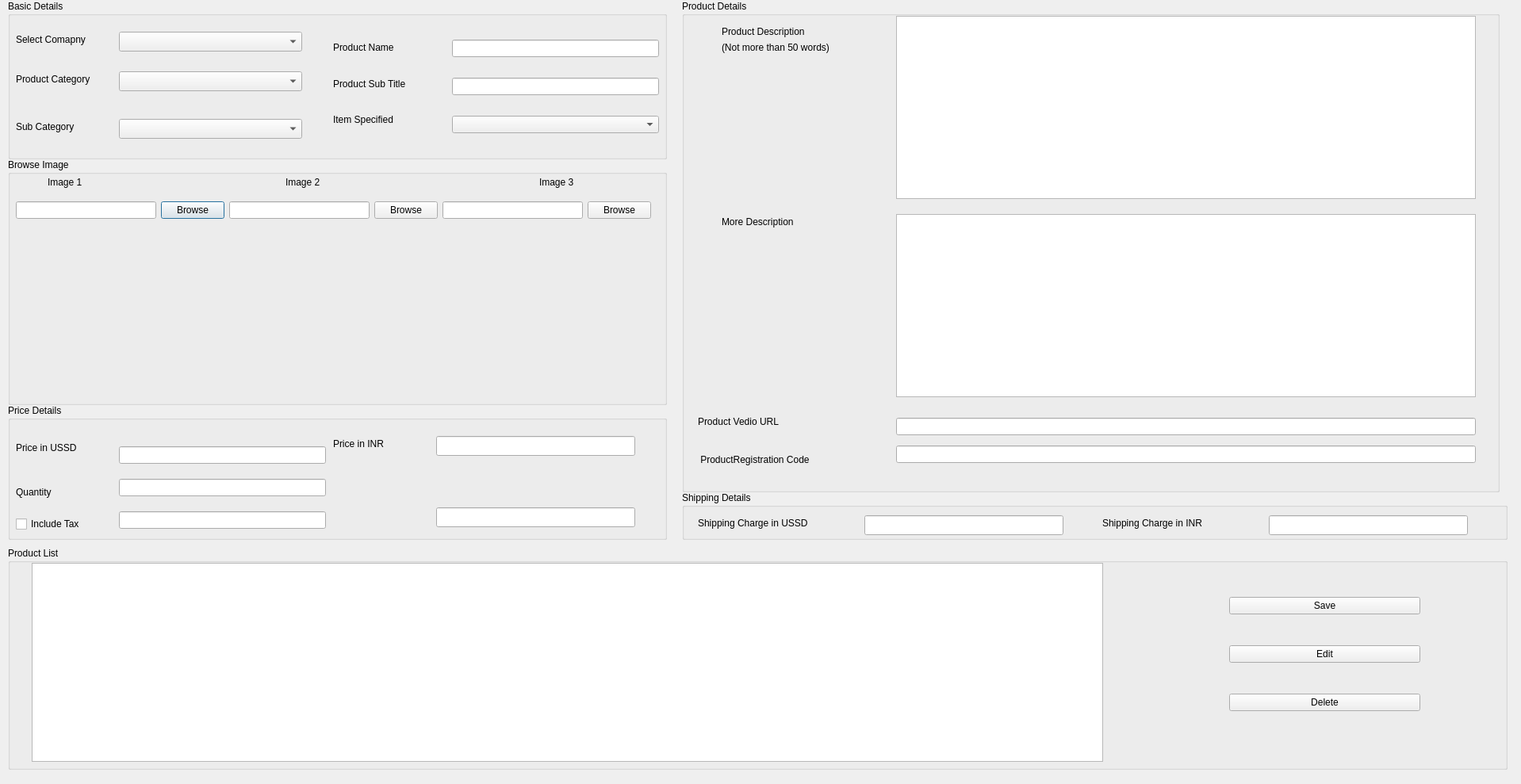
<?xml version="1.0" encoding="UTF-8"?>
<ui version="4.0">
 <class>AUDProductsDlg</class>
 <widget class="QDialog" name="AUDProductsDlg">
  <property name="geometry">
   <rect>
    <x>0</x>
    <y>0</y>
    <width>1918</width>
    <height>989</height>
   </rect>
  </property>
  <property name="windowTitle">
   <string>Dialog</string>
  </property>
  <widget class="QGroupBox" name="groupBox">
   <property name="geometry">
    <rect>
     <x>10</x>
     <y>0</y>
     <width>831</width>
     <height>201</height>
    </rect>
   </property>
   <property name="title">
    <string>Basic Details</string>
   </property>
   <widget class="QLabel" name="label">
    <property name="geometry">
     <rect>
      <x>10</x>
      <y>40</y>
      <width>131</width>
      <height>20</height>
     </rect>
    </property>
    <property name="text">
     <string>Select Comapny</string>
    </property>
   </widget>
   <widget class="QComboBox" name="comboBoxCo1">
    <property name="geometry">
     <rect>
      <x>140</x>
      <y>40</y>
      <width>231</width>
      <height>25</height>
     </rect>
    </property>
   </widget>
   <widget class="QLabel" name="label_2">
    <property name="geometry">
     <rect>
      <x>10</x>
      <y>90</y>
      <width>121</width>
      <height>20</height>
     </rect>
    </property>
    <property name="text">
     <string>Product Category</string>
    </property>
   </widget>
   <widget class="QComboBox" name="comboBoxCat">
    <property name="geometry">
     <rect>
      <x>140</x>
      <y>90</y>
      <width>231</width>
      <height>25</height>
     </rect>
    </property>
   </widget>
   <widget class="QLabel" name="label_3">
    <property name="geometry">
     <rect>
      <x>10</x>
      <y>150</y>
      <width>101</width>
      <height>20</height>
     </rect>
    </property>
    <property name="text">
     <string>Sub Category</string>
    </property>
   </widget>
   <widget class="QComboBox" name="comboBoxSubCat">
    <property name="geometry">
     <rect>
      <x>140</x>
      <y>150</y>
      <width>231</width>
      <height>25</height>
     </rect>
    </property>
   </widget>
   <widget class="QWidget" name="layoutWidget">
    <property name="geometry">
     <rect>
      <x>560</x>
      <y>30</y>
      <width>261</width>
      <height>161</height>
     </rect>
    </property>
    <layout class="QVBoxLayout" name="verticalLayout">
     <item>
      <widget class="QLineEdit" name="lineEditProductName"/>
     </item>
     <item>
      <widget class="QLineEdit" name="lineEditProSubName"/>
     </item>
     <item>
      <widget class="QComboBox" name="comboBoxItemSpec"/>
     </item>
    </layout>
   </widget>
   <widget class="QWidget" name="layoutWidget">
    <property name="geometry">
     <rect>
      <x>410</x>
      <y>40</y>
      <width>141</width>
      <height>131</height>
     </rect>
    </property>
    <layout class="QVBoxLayout" name="verticalLayout_2">
     <item>
      <widget class="QLabel" name="label_8">
       <property name="text">
        <string>Product Name</string>
       </property>
      </widget>
     </item>
     <item>
      <widget class="QLabel" name="label_14">
       <property name="text">
        <string>Product Sub Title</string>
       </property>
      </widget>
     </item>
     <item>
      <widget class="QLabel" name="label_7">
       <property name="text">
        <string>Item Specified</string>
       </property>
      </widget>
     </item>
    </layout>
   </widget>
  </widget>
  <widget class="QGroupBox" name="groupBox_2">
   <property name="geometry">
    <rect>
     <x>10</x>
     <y>200</y>
     <width>831</width>
     <height>311</height>
    </rect>
   </property>
   <property name="title">
    <string>Browse Image</string>
   </property>
   <widget class="QLabel" name="label_15">
    <property name="geometry">
     <rect>
      <x>50</x>
      <y>20</y>
      <width>63</width>
      <height>20</height>
     </rect>
    </property>
    <property name="text">
     <string>Image 1</string>
    </property>
   </widget>
   <widget class="QLabel" name="label_16">
    <property name="geometry">
     <rect>
      <x>350</x>
      <y>20</y>
      <width>63</width>
      <height>20</height>
     </rect>
    </property>
    <property name="text">
     <string>Image 2</string>
    </property>
   </widget>
   <widget class="QLabel" name="label_17">
    <property name="geometry">
     <rect>
      <x>670</x>
      <y>20</y>
      <width>63</width>
      <height>20</height>
     </rect>
    </property>
    <property name="text">
     <string>Image 3</string>
    </property>
   </widget>
   <widget class="QWidget" name="layoutWidget">
    <property name="geometry">
     <rect>
      <x>10</x>
      <y>50</y>
      <width>801</width>
      <height>31</height>
     </rect>
    </property>
    <layout class="QHBoxLayout" name="horizontalLayout">
     <item>
      <widget class="QLineEdit" name="lineEditIMG1"/>
     </item>
     <item>
      <widget class="QPushButton" name="pushButton">
       <property name="text">
        <string>Browse</string>
       </property>
      </widget>
     </item>
     <item>
      <widget class="QLineEdit" name="lineEditIMG2"/>
     </item>
     <item>
      <widget class="QPushButton" name="pushButton_IMG2">
       <property name="text">
        <string>Browse</string>
       </property>
      </widget>
     </item>
     <item>
      <widget class="QLineEdit" name="lineEditIMG3"/>
     </item>
     <item>
      <widget class="QPushButton" name="pushButton_IMG3">
       <property name="text">
        <string>Browse</string>
       </property>
      </widget>
     </item>
    </layout>
   </widget>
   <widget class="QLabel" name="label_IMG1">
    <property name="geometry">
     <rect>
      <x>20</x>
      <y>90</y>
      <width>241</width>
      <height>201</height>
     </rect>
    </property>
    <property name="text">
     <string/>
    </property>
   </widget>
   <widget class="QLabel" name="label_IMG1_2">
    <property name="geometry">
     <rect>
      <x>280</x>
      <y>100</y>
      <width>241</width>
      <height>201</height>
     </rect>
    </property>
    <property name="text">
     <string/>
    </property>
   </widget>
   <widget class="QLabel" name="label_IMG1_3">
    <property name="geometry">
     <rect>
      <x>560</x>
      <y>100</y>
      <width>241</width>
      <height>201</height>
     </rect>
    </property>
    <property name="text">
     <string/>
    </property>
   </widget>
  </widget>
  <widget class="QGroupBox" name="groupBox_3">
   <property name="geometry">
    <rect>
     <x>10</x>
     <y>510</y>
     <width>831</width>
     <height>171</height>
    </rect>
   </property>
   <property name="title">
    <string>Price Details</string>
   </property>
   <widget class="QLabel" name="label_19">
    <property name="geometry">
     <rect>
      <x>410</x>
      <y>40</y>
      <width>101</width>
      <height>20</height>
     </rect>
    </property>
    <property name="text">
     <string>Price in INR</string>
    </property>
   </widget>
   <widget class="QLineEdit" name="lineEditPRICE_INR">
    <property name="geometry">
     <rect>
      <x>540</x>
      <y>40</y>
      <width>251</width>
      <height>25</height>
     </rect>
    </property>
   </widget>
   <widget class="QLineEdit" name="lineEdit_TaxPercentage">
    <property name="geometry">
     <rect>
      <x>540</x>
      <y>130</y>
      <width>251</width>
      <height>25</height>
     </rect>
    </property>
   </widget>
   <widget class="QWidget" name="layoutWidget">
    <property name="geometry">
     <rect>
      <x>10</x>
      <y>30</y>
      <width>101</width>
      <height>131</height>
     </rect>
    </property>
    <layout class="QVBoxLayout" name="verticalLayout_3">
     <item>
      <widget class="QLabel" name="label_18">
       <property name="text">
        <string>Price in USSD</string>
       </property>
      </widget>
     </item>
     <item>
      <widget class="QLabel" name="label_22">
       <property name="text">
        <string>Quantity</string>
       </property>
      </widget>
     </item>
     <item>
      <widget class="QCheckBox" name="checkBoxTax">
       <property name="text">
        <string>Include Tax</string>
       </property>
      </widget>
     </item>
    </layout>
   </widget>
   <widget class="QWidget" name="layoutWidget">
    <property name="geometry">
     <rect>
      <x>140</x>
      <y>40</y>
      <width>261</width>
      <height>131</height>
     </rect>
    </property>
    <layout class="QVBoxLayout" name="verticalLayout_5">
     <item>
      <widget class="QLineEdit" name="lineEditPRICE_USSD"/>
     </item>
     <item>
      <widget class="QLineEdit" name="lineEditQTY"/>
     </item>
     <item>
      <widget class="QLineEdit" name="lineEdit_TaxName"/>
     </item>
    </layout>
   </widget>
  </widget>
  <widget class="QGroupBox" name="groupBox_4">
   <property name="geometry">
    <rect>
     <x>10</x>
     <y>690</y>
     <width>1891</width>
     <height>281</height>
    </rect>
   </property>
   <property name="title">
    <string>Product List</string>
   </property>
   <widget class="QTableView" name="tableViewPro">
    <property name="geometry">
     <rect>
      <x>30</x>
      <y>20</y>
      <width>1351</width>
      <height>251</height>
     </rect>
    </property>
   </widget>
   <widget class="QWidget" name="layoutWidget">
    <property name="geometry">
     <rect>
      <x>1540</x>
      <y>30</y>
      <width>241</width>
      <height>211</height>
     </rect>
    </property>
    <layout class="QVBoxLayout" name="verticalLayout_4">
     <item>
      <widget class="QPushButton" name="pushButton_SaveProduct">
       <property name="text">
        <string>Save</string>
       </property>
      </widget>
     </item>
     <item>
      <widget class="QPushButton" name="pushButton_EDIT_PRODUCT">
       <property name="text">
        <string>Edit</string>
       </property>
      </widget>
     </item>
     <item>
      <widget class="QPushButton" name="pushButton_6">
       <property name="text">
        <string>Delete</string>
       </property>
      </widget>
     </item>
    </layout>
   </widget>
  </widget>
  <widget class="QGroupBox" name="groupBox_5">
   <property name="geometry">
    <rect>
     <x>860</x>
     <y>0</y>
     <width>1031</width>
     <height>621</height>
    </rect>
   </property>
   <property name="title">
    <string>Product Details</string>
   </property>
   <widget class="QLabel" name="label_25">
    <property name="geometry">
     <rect>
      <x>50</x>
      <y>30</y>
      <width>141</width>
      <height>20</height>
     </rect>
    </property>
    <property name="text">
     <string>Product Description</string>
    </property>
   </widget>
   <widget class="QLabel" name="label_26">
    <property name="geometry">
     <rect>
      <x>50</x>
      <y>50</y>
      <width>181</width>
      <height>20</height>
     </rect>
    </property>
    <property name="text">
     <string>(Not more than 50 words)</string>
    </property>
   </widget>
   <widget class="QTextEdit" name="textEditDESC1">
    <property name="geometry">
     <rect>
      <x>270</x>
      <y>20</y>
      <width>731</width>
      <height>231</height>
     </rect>
    </property>
   </widget>
   <widget class="QTextEdit" name="textEditDESC2">
    <property name="geometry">
     <rect>
      <x>270</x>
      <y>270</y>
      <width>731</width>
      <height>231</height>
     </rect>
    </property>
   </widget>
   <widget class="QLabel" name="label_27">
    <property name="geometry">
     <rect>
      <x>50</x>
      <y>270</y>
      <width>141</width>
      <height>20</height>
     </rect>
    </property>
    <property name="text">
     <string>More Description</string>
    </property>
   </widget>
   <widget class="QWidget" name="layoutWidget">
    <property name="geometry">
     <rect>
      <x>20</x>
      <y>510</y>
      <width>181</width>
      <height>91</height>
     </rect>
    </property>
    <layout class="QVBoxLayout" name="verticalLayout_6">
     <item>
      <widget class="QLabel" name="label_4">
       <property name="text">
        <string>Product Vedio URL</string>
       </property>
      </widget>
     </item>
     <item>
      <widget class="QLabel" name="label_5">
       <property name="text">
        <string> ProductRegistration Code</string>
       </property>
      </widget>
     </item>
    </layout>
   </widget>
   <widget class="QWidget" name="layoutWidget">
    <property name="geometry">
     <rect>
      <x>270</x>
      <y>520</y>
      <width>731</width>
      <height>71</height>
     </rect>
    </property>
    <layout class="QVBoxLayout" name="verticalLayout_7">
     <item>
      <widget class="QLineEdit" name="lineEditVedio"/>
     </item>
     <item>
      <widget class="QLineEdit" name="lineEditRegCode"/>
     </item>
    </layout>
   </widget>
  </widget>
  <widget class="QGroupBox" name="groupBox_6">
   <property name="geometry">
    <rect>
     <x>860</x>
     <y>620</y>
     <width>1041</width>
     <height>61</height>
    </rect>
   </property>
   <property name="title">
    <string>Shipping Details</string>
   </property>
   <widget class="QLabel" name="label_23">
    <property name="geometry">
     <rect>
      <x>20</x>
      <y>30</y>
      <width>191</width>
      <height>20</height>
     </rect>
    </property>
    <property name="text">
     <string>Shipping Charge in USSD</string>
    </property>
   </widget>
   <widget class="QLineEdit" name="lineEditSHIP_USSD">
    <property name="geometry">
     <rect>
      <x>230</x>
      <y>30</y>
      <width>251</width>
      <height>25</height>
     </rect>
    </property>
   </widget>
   <widget class="QLabel" name="label_24">
    <property name="geometry">
     <rect>
      <x>530</x>
      <y>30</y>
      <width>191</width>
      <height>20</height>
     </rect>
    </property>
    <property name="text">
     <string>Shipping Charge in INR</string>
    </property>
   </widget>
   <widget class="QLineEdit" name="lineEditSHIP_INR">
    <property name="geometry">
     <rect>
      <x>740</x>
      <y>30</y>
      <width>251</width>
      <height>25</height>
     </rect>
    </property>
   </widget>
  </widget>
 </widget>
 <resources/>
 <connections/>
</ui>
